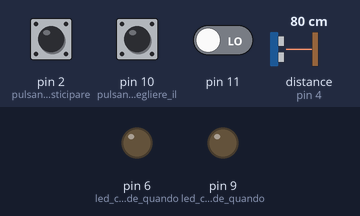
Simulated run of this sketch. Board: Arduino Uno, built with avr-gcc and run on an emulated ATmega328P. Shown: output pins drawn as LEDs (lit = HIGH). The test bench sets the inputs (shaded band); at power-on: distance to the obstacle (sensor on pin 4) 80 cm, pin 2 (pulsante_per_posticipare) LOW, pin 10 (pulsante_per_scegliere_il) LOW, pin 11 LOW. No radio packets arrive unless stated; what the sketch prints to the serial monitor is not drawn.

Above: at 1.2 s.
1.3 s: distance to the obstacle (sensor on pin 4) set to 65 cm
4.3 s: distance to the obstacle (sensor on pin 4) set to 55 cm
At 4.7 s:
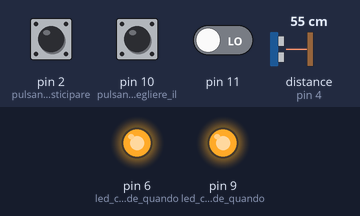
5.8 s: distance to the obstacle (sensor on pin 4) set to 12 cm
7.3 s: distance to the obstacle (sensor on pin 4) set to 9 cm
At 8.5 s:
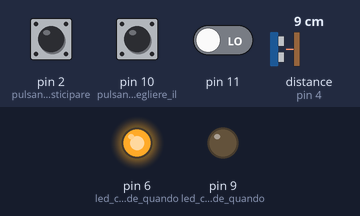
Timing chart, 0 to 10.3 s (numbered marks = the images above; inputs shaded):
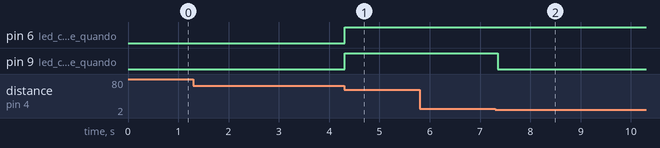

The sketch:

PROGETTO_HCI_TX.ino
```cpp
//VERSIONE OK

#include <Ultrasonic.h> //libreria sensore di prossimità
Ultrasonic ultrasonic(5, 4); //definisco i pin per il sensore di prossimità
#include "Countimer.h"//CODICE TIMER: https://github.com/inflop/Countimer

//LIBRERIE RADIO
#include <SPI.h>
#include <nRF24L01.h>
#include <RF24.h>

RF24 radio(7, 8); // CE, CSN CREO L'OGGETTO RADIO

const byte address[6] = "00001"; //INDIRIZZO RICEVENTE
const byte myAddress[6] = "00002"; //INDIRIZZO RICEVENTE

Countimer timer;

int cm = 0;

int buttonOffAlarm; // variabile che contiene il valore del bottone di spegnimento dell'allarme

int cnt = 3; //numero di volte che si può posticipare il segnale

int buttonPostoneAlarm; //variabile che contiene il valore del bottone per posticipare l'allarme

bool premuto = true; //uso questa variabile per effettuare un effetto toggle

int first = 0; // è la prima volta che si accende o si sta riniziando ad utilizzare dopo lo spegnimento dell'allarme

bool app = true; // uso questa variabile per stoppare il timer quando arriva a 0, altrimenti ricomincia.

int timerValue = 0; //lo uso per fare la differenza tra il timer attuale - quello nuovo

int statoBuzzer = 1;

int stopAlarm = 1;

int alzato = 0; //se 0 vuol dire che sta seduto,altrimenti alzato, la passo all'altro arduino per poter bloccare il buzzer solo se alzato

void setup()
{
  //SETTAGGIO RADIO
  radio.begin();
  radio.openWritingPipe(address);
  radio.setPALevel(RF24_PA_MIN);
  radio.stopListening();
  radio.openReadingPipe(1, myAddress);

  Serial.begin(9600);
  Serial.println("--------------------------------------------------------");
  pinMode(2, INPUT);//pulsante per posticipare segnale
  pinMode(6, OUTPUT); //led che si accende quando si è vicini alla sedia
  pinMode(9, OUTPUT); //led che si accende quando si assume una postura "scorretta"
  pinMode(10, INPUT);//pulsante per scegliere il valore del timer
}

void postoneAlarm(){ //quando l'utente è vicino alla sedia
    if(app == false) {
      radio.stopListening();
      delay(300);
      statoBuzzer = 1;
      radio.write(&statoBuzzer, sizeof(statoBuzzer));
      if(buttonPostoneAlarm == HIGH && cnt > 0){ // finche ci sono tentativi di posorre il segnale allora si pospone
        Serial.println("ENTRO E POSTICIPO L'ALLARME");
        statoBuzzer = 0;
        radio.write(&statoBuzzer, sizeof(statoBuzzer));
        timer.setCounter(0, 0, 5, timer.COUNT_DOWN, onComplete);
        // Print current time every 1s on serial port by calling method refreshClock().
        timer.setInterval(refreshClock, 1000);
        timer.start();
        app = true;
        cnt -= 1;
        Serial.print("PUOI POSTICIPARE ANCORA PER: "); Serial.print(cnt);Serial.println(" VOLTE");
      }

    }
}
void refreshClock() {
  //Serial.print("Current count time is: ");
}
void onComplete() {
  //Serial.println("Complete!!!");
}
void loop(){
  timer.run();
  int val = digitalRead(10); //valore dello switch per la selezione del tempo
  Serial.print("VALORE DI VAL: ");Serial.println(val);
  buttonPostoneAlarm = digitalRead(2); //valore del sensore touch per posporre il segnale
  buttonOffAlarm = digitalRead(11); //valore del pulsante per spegnere l'allarme

  if (first == 0){ // quando viene acceso l'arduino
     if (val == 1){ //L'utente ha selezionato 30 minuti
      timer.setCounter(0, 0, 30, timer.COUNT_DOWN, onComplete);
      timer.setInterval(refreshClock, 1000);
      premuto = true;
    }else if (val == 0){ //L'utente ha selezionato 1 ora
      timer.setCounter(0, 0, 60, timer.COUNT_DOWN, onComplete);
      timer.setInterval(refreshClock, 1000);
      premuto = false;
    }
    first = 1;
  }
  else{ //è la seconda o successive iterazioni
    if (val == 1 && premuto == false){ //L'utente ha selezionato 30 minuti noi facciamo secondi
      if(timer.getCurrentSeconds() == 0){
        timer.setCounter(0, 0, 30, timer.COUNT_DOWN, onComplete);
        timer.setInterval(refreshClock, 1000);
        premuto = true;
      }else{ //sto cambiando il timer in corso, passo da 1 ora a 30 minuti
        timerValue = timer.getCurrentSeconds() - 30;
        timer.setCounter(0, 0, timerValue, timer.COUNT_DOWN, onComplete);
        timer.setInterval(refreshClock, 1000);
        premuto = true;
      }
    }else if (val == 0 && premuto == true){ //L'utente ha selezionato 1 ora noi facciamo 1 minuto
      if(timer.getCurrentSeconds() == 0){
        timer.setCounter(0, 0, 60, timer.COUNT_DOWN, onComplete);
        timer.setInterval(refreshClock, 1000);
        premuto = false;
      }else{ //sto cambiando il timer in corso, passo da 30 minuit a 1 ora
        Serial.print("PASSO DA 30 a 1 ora");
        timerValue = 60 - timer.getCurrentSeconds();
        timer.setCounter(0, 0,timerValue, timer.COUNT_DOWN, onComplete);
        timer.setInterval(refreshClock, 1000);
        premuto = false;
        Serial.print("ENTRO");
      }
    }
  }

  cm = ultrasonic.read();
  if (cm <= 60) { //l'utente è vicino alla sedia
      if(cm >10){ // l'utente sta assumendo una posizione scorretta
        digitalWrite(9,HIGH);
      }else if (cm <= 30){ //l'utente sta dritto con la schiena
        digitalWrite(9,LOW);
      }
      digitalWrite(6, HIGH);
      if(timer.getCurrentSeconds() != 0 && app == true) { // finche il timer è diverso da 0
        timer.start();
        Serial.print("getCurrentTime: ");Serial.print(timer.getCurrentTime()); Serial.print(" - Variabile app: "); Serial.println(app);
        delay(1000);
      }else{
        app = false;
        postoneAlarm();
      }
  }else{
    timer.stop();
    digitalWrite(9,LOW);
    digitalWrite(6, LOW);
    radio.startListening();
    if(radio.available()){
      radio.read(&stopAlarm,sizeof(stopAlarm));
      if (stopAlarm == 0) { // se l'allarme suona e l'utente si è alzato dalla sedia allora premo il pulsante per spegnere l'allarme
        timer.stop();
        first = 0;
        app = true;
        cnt = 3;
      }
    }
  }
}
```

Measured:
- the behaviour switches between 61 and 60 cm on distance to the obstacle (sensor on pin 4) (found by bisection; images 0 and 1)
- the behaviour switches between 11 and 10 cm on distance to the obstacle (sensor on pin 4) (found by bisection; images 1 and 2)
- after the input at 1.3 s, every drawn part: stays the same
- after the input at 4.3 s, pin 6 (led_che_si_accende_quando), pin 9 (led_che_si_accende_quando): LOW → HIGH at once
- after the input at 5.8 s, every drawn part: stays the same
- after the input at 7.3 s, pin 9 (led_che_si_accende_quando): HIGH → LOW after 0.05 s
